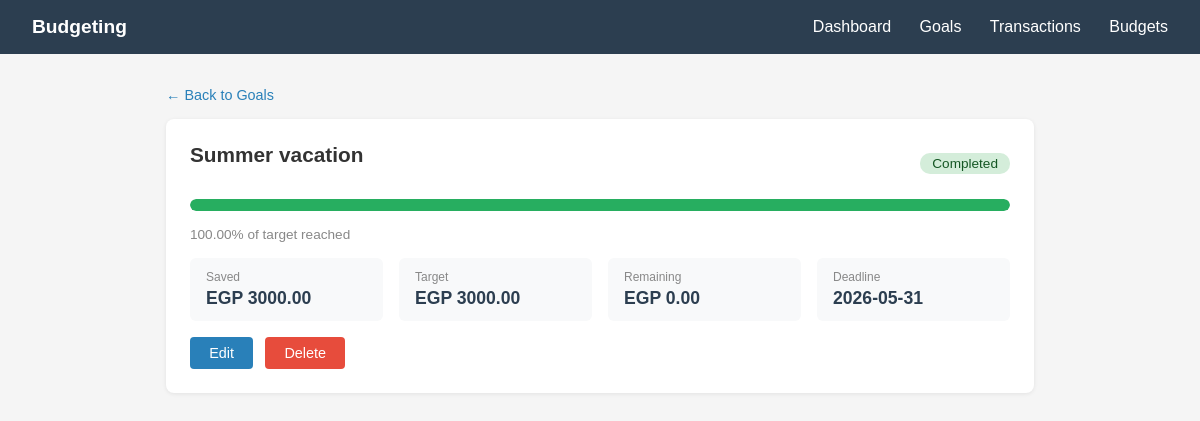
Page /saving-goals/1/ (signed in) on the earlier database version.
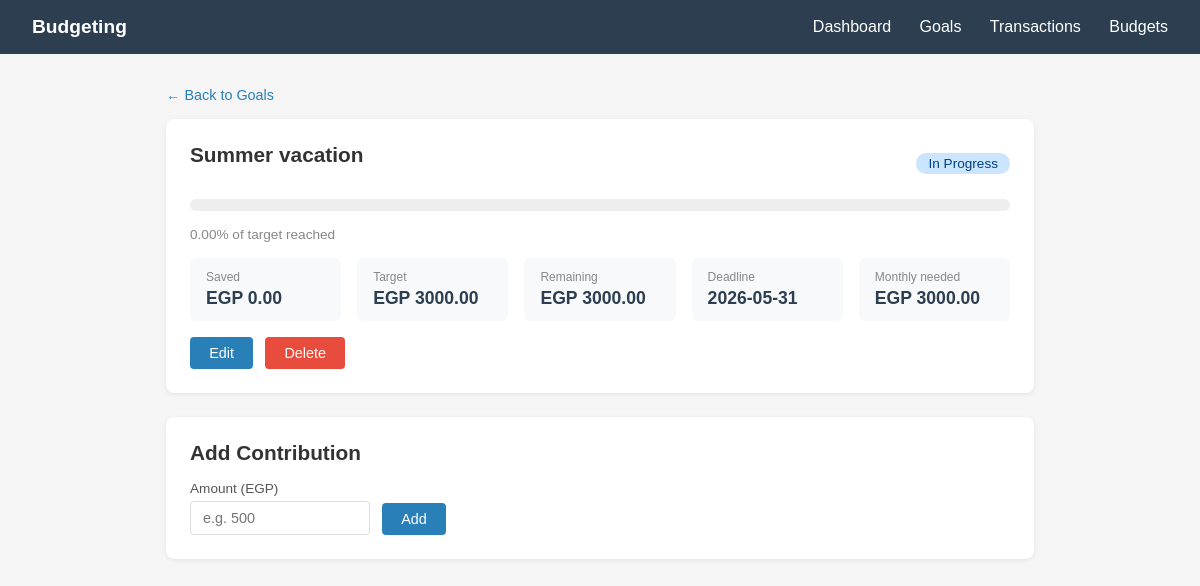
Same page on the later database version.
### saving_goals/models.py (models this page shows, shortened)
class SavingGoal(models.Model):
    class Status(models.TextChoices):
        IN_PROGRESS = "In Progress", "In Progress"
        COMPLETED   = "Completed",   "Completed"
    user = models.ForeignKey(settings.AUTH_USER_MODEL, on_delete=models.CASCADE, related_name="saving_goals")
    goal_name= models.CharField(max_length=100)
    target_amount = models.DecimalField(max_digits=10, decimal_places=2)
    current_amount = models.DecimalField(max_digits=10, decimal_places=2, default=0.00)
    deadline = models.DateField()
    status= models.CharField(max_length=20, choices=Status.choices, default=Status.IN_PROGRESS)
    created_at = models.DateTimeField(auto_now_add=True)
    updated_at = models.DateTimeField(auto_now=True)
    class Meta:
        ordering = ["deadline"]
        verbose_name = "Saving Goal"
        verbose_name_plural = "Saving Goals"

### saving_goals/views.py (the view)
# urls.py: path("<int:goal_id>/",views.SavingGoalDetailView.as_view(),  name="saving-goals-detail"),
class SavingGoalDetailView(LoginRequiredMixin, View):
    def get(self, request, goal_id):
        goal = services.get_goal(request.user, goal_id)
        if goal is None:
            messages.error(request, "Goal not found.")
            return redirect("saving-goals-list")
        return render(request, "saving_goals/detail.html", {"goal": services.build_goal_data(goal)})

### saving_goals/services.py (called while the page is built)
def get_goal(user, goal_id):
    try:
        return SavingGoal.objects.get(id=goal_id, user=user)
    except SavingGoal.DoesNotExist:
        return None

def calculate_progress(goal):
    if goal.target_amount == 0:
        return Decimal("0.00")
    raw = (goal.current_amount / goal.target_amount) * 100
    return min(Decimal("100.00"), round(raw, 2))

def calculate_monthly_saving_needed(goal):
    today  = timezone.now().date()
    months = (goal.deadline.year - today.year) * 12 + (goal.deadline.month - today.month)
    months = max(1, months)
    remaining = max(Decimal("0.00"), goal.target_amount - goal.current_amount)
    return round(remaining / months, 2)

### saving_goals/singleton.py (called while the page is built)
    def __new__(cls):
        if cls._instance is None:
            cls._instance = object.__new__(SessionManager)
            cls._instance._session_data = {}
        return cls._instance

    def set(self, key: str, value):
        self._session_data[key] = value

### saving_goals/templates/saving_goals/detail.html (shortened to what this page needs)
{% extends "base.html" %}
{% block content %}
<a href="{% url 'saving-goals-list' %}" class="back-link">← Back to Goals</a>
<div class="card">
    <div style="display:flex; justify-content:space-between; align-items:center; margin-bottom:0.5rem;">
        <h2>{{ goal.goal_name }}</h2>
        <span class="status-badge {% if goal.status == 'Completed' %}completed{% else %}in-progress{% endif %}">
            {{ goal.status }}
        </span>
    </div>
    <div class="progress-track">
        <div class="progress-fill
            {% if goal.progress_percentage == '100.00' %}complete
            {% elif goal.progress_percentage >= '80.00' %}warning
            {% endif %}"
            style="width: {{ goal.progress_percentage }}%">
        </div>
    </div>
    <p style="font-size:0.85rem; color:#888; margin-bottom:1rem;">{{ goal.progress_percentage }}% of target reached</p>
    <div class="stats-grid">
        <div class="stat">
            <div class="stat-label">Saved</div>
            <div class="stat-value">EGP {{ goal.current_amount }}</div>
        </div>
        <div class="stat">
            <div class="stat-label">Target</div>
            <div class="stat-value">EGP {{ goal.target_amount }}</div>
        </div>
        <div class="stat">
            <div class="stat-label">Remaining</div>
            <div class="stat-value">EGP {{ goal.remaining_amount }}</div>
        </div>
        <div class="stat">
            <div class="stat-label">Deadline</div>
            <div class="stat-value">{{ goal.deadline }}</div>
        </div>
        {% if goal.status != 'Completed' %}
        <div class="stat">
            <div class="stat-label">Monthly needed</div>
            <div class="stat-value">EGP {{ goal.monthly_saving_needed }}</div>
        </div>
        {% endif %}
    </div>
    <div class="actions">
        <a href="{% url 'saving-goals-edit' goal.id %}"   class="btn btn-primary">Edit</a>
        <a href="{% url 'saving-goals-delete' goal.id %}" class="btn btn-danger">Delete</a>
    </div>
</div>
{% if goal.status != 'Completed' %}
<div class="card">
    <h2>Add Contribution</h2>
    <form method="POST" action="{% url 'goal-contribute' goal.id %}">
        <div class="contribute-form">
            <div>
                <label for="amount">Amount (EGP)</label>
                <input type="number" id="amount" name="amount" placeholder="e.g. 500" min="1" step="0.01" required>
            </div>
            <button type="submit" class="btn btn-primary">Add</button>
        </div>
    </form>
</div>
{% endif %}
{% endblock %}

Differences in the rows shown:
changed SavingGoal "Summer vacation": status "Completed" → "In Progress"
Other differences:
{{ goal.progress_percentage }}: "100.00" → "0.00"
{{ goal.current_amount }}: "3000.00" → "0.00"
{{ goal.remaining_amount }}: "0.00" → "3000.00"
{{ goal.monthly_saving_needed }}: (not shown) → "3000.00"
text now shown: "Monthly needed EGP Add Contribution Amount (EGP) Add"
